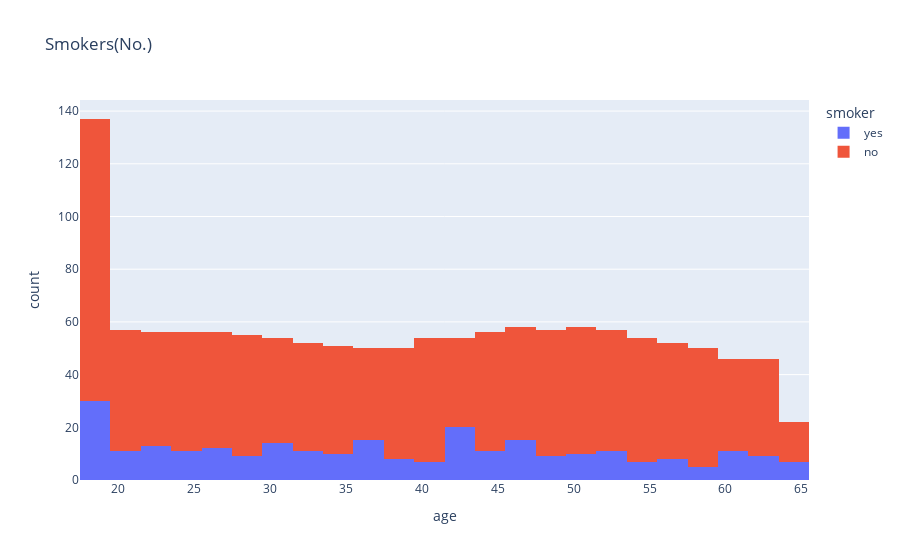

The cell this chart's notebook holds for it:
### Code cell
import plotly.express as px
data = data
figure = px.histogram(data, x = "age", color = "smoker", title= "Smokers(No.)")
figure.show()

### Figure 1 — Plotly figure (JSON) as saved in the notebook; plotly's stock layout.template omitted (floating-point values rounded to 4 significant figures; data arrays with more than 128 entries replaced by an {"elided": "..."} marker saying what was removed)
{"data": [{"alignmentgroup": "True", "bingroup": "x", "hovertemplate": "smoker=yes<br>age=%{x}<br>count=%{y}<extra></extra>", "legendgroup": "yes", "marker": {"color": "#636efa", "pattern": {"shape": ""}}, "name": "yes", "offsetgroup": "yes", "orientation": "v", "showlegend": true, "type": "histogram", "x": {"elided": "274 int values"}, "xaxis": "x", "yaxis": "y"}, {"alignmentgroup": "True", "bingroup": "x", "hovertemplate": "smoker=no<br>age=%{x}<br>count=%{y}<extra></extra>", "legendgroup": "no", "marker": {"color": "#EF553B", "pattern": {"shape": ""}}, "name": "no", "offsetgroup": "no", "orientation": "v", "showlegend": true, "type": "histogram", "x": {"elided": "1064 int values"}, "xaxis": "x", "yaxis": "y"}], "layout": {"barmode": "relative", "legend": {"title": {"text": "smoker"}, "tracegroupgap": 0}, "title": {"text": "Smokers(No.)"}, "xaxis": {"anchor": "y", "domain": [0, 1], "title": {"text": "age"}}, "yaxis": {"anchor": "x", "domain": [0, 1], "title": {"text": "count"}}}}
